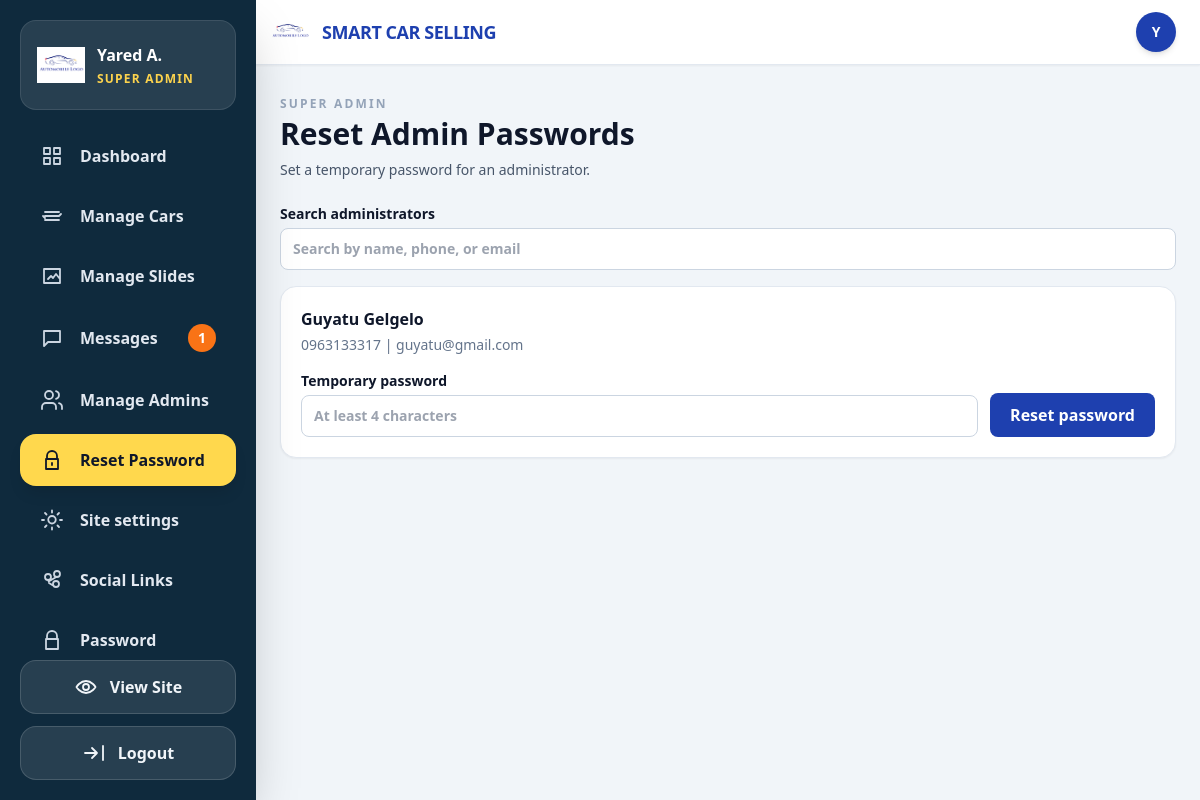
The page /admin/admin_password_reset.php (signed in) on the database its author committed.
### tables this page shows
CREATE TABLE IF NOT EXISTS `users` (
  `id` int(11) NOT NULL AUTO_INCREMENT,
  `username` varchar(50) NOT NULL,
  `password` varchar(255) NOT NULL,
  `role` enum('super_admin','admin','user') DEFAULT 'admin',
  `created_at` datetime DEFAULT current_timestamp(),
  `email` varchar(100) NOT NULL DEFAULT '',
  `name` varchar(100) NOT NULL DEFAULT '',
  `phone` varchar(20) DEFAULT NULL,
  `force_password_change` tinyint(1) NOT NULL DEFAULT 0,
  PRIMARY KEY (`id`)
);

### site_settings.php (called while the page is built, shortened)
<?php
function get_site_settings(PDO $pdo): array
{
    $defaults = [
        'site_name' => 'Smart Car Selling',
        'tagline' => 'Premium Used Cars',
        'logo_path' => 'car.png',
        'contact_phone' => '',
        'contact_email' => '',
        'address' => '',
        'primary_color' => '#1E40AF',
        'accent_color' => '#F59E0B',
        'header_color' => '#F3F4F6',
        'footer_color' => '#172554',
    ];
    $stmt = $pdo->query('SELECT setting_key, setting_value FROM site_settings');
    foreach ($stmt->fetchAll(PDO::FETCH_ASSOC) as $setting) {
        if (array_key_exists($setting['setting_key'], $defaults)) {
            $defaults[$setting['setting_key']] = $setting['setting_value'];
        }
    }
    return $defaults;
}

### admin/session.php (called while the page is built, shortened)
<?php
require_once __DIR__ . '/config.php';
$stmt = $pdo->prepare("SELECT id, name, email, phone, role, force_password_change FROM users WHERE id = ? AND role IN ('admin', 'super_admin')");
$stmt->execute([$_SESSION['admin_id']]);
$admin = $stmt->fetch(PDO::FETCH_ASSOC);
$displayName = !empty($admin['name'])
    ? $admin['name']
    : ($admin['email'] ?: $admin['phone']);
require_once __DIR__ . '/../site_settings.php';
$siteSettings = get_site_settings($pdo);
$adminLogoPath = '../' . ltrim($siteSettings['logo_path'], '/');

### admin/admin_password_reset.php (the view, shortened to what this page needs)
<?php
require_once __DIR__ . '/session.php';
$accounts = $pdo->query("SELECT id, name, email, phone FROM users WHERE role = 'admin' ORDER BY name, phone")->fetchAll(PDO::FETCH_ASSOC);
?>
<!DOCTYPE html>
<html lang="en">
<head>
  <script src="https://cdn.tailwindcss.com"></script>
</head>
<body class="min-h-screen bg-slate-100 text-slate-900">
<?php include __DIR__ . '/header.php'; ?>
<?php $activeSidebar = 'password_reset'; include __DIR__ . '/sidebar.php'; ?>
<main id="main-content" class="min-h-screen w-full pt-16 transition-all duration-300">
  <div class="mx-auto max-w-5xl px-4 py-8 sm:px-6">
    <div class="mb-6">
      <p class="text-xs font-bold uppercase tracking-[0.18em] text-slate-400">Super admin</p>
      <h1 class="mt-1 text-2xl font-bold sm:text-3xl">Reset Admin Passwords</h1>
      <p class="mt-2 text-sm text-slate-600">Set a temporary password for an administrator.</p>
    </div>
    <?php if ($accounts): ?>
      <label class="mb-4 block text-sm font-semibold">Search administrators
        <input type="search" id="admin-search" class="mt-1 w-full rounded-lg border border-slate-300 bg-white px-3 py-2.5" placeholder="Search by name, phone, or email">
      </label>
    <?php endif; ?>
    <div id="admin-account-list" class="space-y-4">
      <?php foreach ($accounts as $account): ?>
        <section class="admin-account rounded-2xl border border-slate-200 bg-white p-5 shadow-sm" data-search="<?= htmlspecialchars(mb_strtolower(implode(' ', array_filter([$account['name'], $account['phone'], $account['email']]))), ENT_QUOTES, 'UTF-8') ?>">
          <div class="mb-4">
            <h2 class="font-bold"><?= htmlspecialchars($account['name'] ?: $account['phone']) ?></h2>
            <p class="mt-1 text-sm text-slate-500"><?= htmlspecialchars($account['phone'] ?: '-') ?><?= $account['email'] ? ' | ' . htmlspecialchars($account['email']) : '' ?></p>
          </div>
          <form method="post" class="flex flex-col gap-3 sm:flex-row sm:items-end" data-confirm-title="Reset this password?" data-confirm-message="This will immediately replace the current password. The administrator will need to use the temporary password and change it after signing in." data-confirm-button="Reset password" data-confirm-style="primary">
            <label class="flex-1 text-sm font-semibold">Temporary password
              <input type="text" name="temporary_password" required minlength="4" autocomplete="off" class="mt-1 w-full rounded-lg border border-slate-300 px-3 py-2.5" placeholder="At least 4 characters">
            </label>
            <button type="submit" class="rounded-lg bg-primary px-5 py-2.5 font-bold text-white">Reset password</button>
          </form>
        </section>
      <?php endforeach; ?>
    </div>
  </div>
</main>
</body>
</html>

### admin/header.php (shortened to what this page needs)
<header class="fixed left-0 right-0 top-0 z-50 border-b border-slate-200 bg-white shadow-sm">
  <div class="flex h-16 w-full items-center justify-between px-2 lg:h-16">
    <div id="header-left" class="flex items-center transition-all duration-300">
      <a href="dashboard.php" class="ml-1 flex items-center gap-3">
        <img src="<?= htmlspecialchars($adminLogoPath, ENT_QUOTES, 'UTF-8') ?>" alt="Logo"
          class="h-10 w-10 object-contain">
        <span class="max-w-[42vw] truncate text-base font-bold uppercase tracking-tight text-primary lg:text-lg">
          <?= htmlspecialchars($siteSettings['site_name'], ENT_QUOTES, 'UTF-8') ?>
        </span>
      </a>
    </div>
    <div class="pr-3 text-slate-900">
      <div class="relative">
        <button id="profile-btn" class="rounded-full p-1 transition" aria-label="Open profile menu">
          <span class="flex h-10 w-10 items-center justify-center rounded-full bg-primary text-sm font-bold text-white shadow-md">
            <?= htmlspecialchars(strtoupper(substr($displayName, 0, 1)), ENT_QUOTES, 'UTF-8') ?>
          </span>
        </button>
      </div>
    </div>
  </div>
</header>

### admin/sidebar.php (shortened to what this page needs)
<?php
$unreadMessages = 0;
try {
    $unreadMessages = (int) $pdo->query("SELECT COUNT(*) FROM contact_messages WHERE is_read = 0")->fetchColumn();
} catch (Throwable $e) {
    $unreadMessages = 0;
}
$activeSidebar = $activeSidebar ?? '';
$nameParts = preg_split('/\s+/', trim((string) $displayName)) ?: [];
$firstName = $nameParts[0] ?? '';
$firstName = $firstName !== '' ? mb_strtoupper(mb_substr($firstName, 0, 1)) . mb_substr($firstName, 1) : 'Admin';
$shortName = $firstName;
if (isset($nameParts[1]) && trim($nameParts[1]) !== '') {
    $shortName .= ' ' . mb_strtoupper(mb_substr(trim($nameParts[1]), 0, 1)) . '.';
}
$navItems = [
    'dashboard' => ['Dashboard', 'dashboard.php', '<path stroke-linecap="round" stroke-linejoin="round" stroke-width="1.8" d="M4 4h6v6H4zm10 0h6v6h-6zM4 14h6v6H4zm10 0h6v6h-6z"/>'],
    'cars' => ['Manage Cars', 'cars.php', '<path stroke-linecap="round" stroke-linejoin="round" stroke-width="1.8" d="M5 12h14M5 8h14M5 16h14M3 12l2 2m14-2l2-2"/>'],
    'slides' => ['Manage Slides', 'hero_images.php', '<path stroke-linecap="round" stroke-linejoin="round" stroke-width="1.8" d="M4 5h16v14H4zm4 10l3-3 2 2 3-4 4 5"/>'],
    'messages' => ['Messages', 'messages.php', '<path stroke-linecap="round" stroke-linejoin="round" stroke-width="1.8" d="M4 5h16v11H8l-4 4V5z"/>'],
];
?>
<aside id="sidebar"
  class="fixed inset-y-0 left-0 z-50 flex w-64 -translate-x-full flex-col bg-[#0f2a3d] text-white shadow-2xl transition-transform duration-300 ease-in-out">
  <div class="mx-5 mt-5 flex items-center justify-between rounded-2xl border border-white/10 bg-white/10 px-4 py-5">
    <a href="dashboard.php" class="flex min-w-0 items-center gap-3 overflow-hidden">
      <img src="<?= htmlspecialchars($adminLogoPath, ENT_QUOTES, 'UTF-8') ?>" alt="Logo" class="h-12 w-12 flex-shrink-0 object-contain">
      <span class="min-w-0">
        <span class="block truncate text-base font-bold"><?= htmlspecialchars($shortName, ENT_QUOTES, 'UTF-8') ?></span>
        <span class="mt-1 block text-xs font-bold tracking-widest text-amber-300"><?= $admin['role'] === 'super_admin' ? 'SUPER ADMIN' : 'ADMIN' ?></span>
      </span>
    </a>
  </div>
  <nav class="mt-5 flex-1 overflow-y-auto px-5 pb-4">
    <ul class="space-y-2">
      <?php foreach ($navItems as $key => [$label, $href, $icon]): ?>
        <li>
          <a href="<?= htmlspecialchars($href, ENT_QUOTES, 'UTF-8') ?>"
            class="<?= $activeSidebar === $key
              ? 'flex items-center gap-4 rounded-2xl bg-[#FFD84D] px-5 py-3.5 text-base font-bold text-slate-900 shadow-lg'
              : 'flex items-center gap-4 rounded-xl px-5 py-3.5 text-base font-semibold text-slate-200 transition hover:bg-white/10 hover:text-white' ?>">
            <svg class="h-6 w-6 <?= $activeSidebar === $key ? '' : 'text-slate-300' ?>" fill="none" stroke="currentColor" viewBox="0 0 24 24"><?= $icon ?></svg>
            <span><?= htmlspecialchars($label, ENT_QUOTES, 'UTF-8') ?></span>
            <?php if ($key === 'messages' && $unreadMessages > 0): ?>
              <span class="ml-auto flex h-7 w-7 items-center justify-center rounded-full bg-orange-500 text-sm text-white"><?= $unreadMessages ?></span>
            <?php endif; ?>
          </a>
        </li>
      <?php endforeach; ?>
      <?php if ($admin['role'] === 'super_admin'): ?>
        <li>
          <a href="admin_accounts.php" class="<?= $activeSidebar === 'admins'
            ? 'flex items-center gap-4 rounded-2xl bg-[#FFD84D] px-5 py-3.5 text-base font-bold text-slate-900 shadow-lg'
            : 'flex items-center gap-4 rounded-xl px-5 py-3.5 text-base font-semibold text-slate-200 transition hover:bg-white/10 hover:text-white' ?>">
            <svg class="h-6 w-6 <?= $activeSidebar === 'admins' ? '' : 'text-slate-300' ?>" fill="none" stroke="currentColor" viewBox="0 0 24 24"><path stroke-linecap="round" stroke-linejoin="round" stroke-width="1.8" d="M16 21v-2a4 4 0 00-4-4H6a4 4 0 00-4 4v2m7-10a4 4 0 100-8 4 4 0 000 8zm13 10v-2a4 4 0 00-3-3.87M16 3.13a4 4 0 010 7.75"/></svg>
            Manage Admins
          </a>
        </li>
        <li>
          <a href="admin_password_reset.php" class="<?= $activeSidebar === 'password_reset'
            ? 'flex items-center gap-4 rounded-2xl bg-[#FFD84D] px-5 py-3.5 text-base font-bold text-slate-900 shadow-lg'
            : 'flex items-center gap-4 rounded-xl px-5 py-3.5 text-base font-semibold text-slate-200 transition hover:bg-white/10 hover:text-white' ?>">
            <svg class="h-6 w-6 <?= $activeSidebar === 'password_reset' ? '' : 'text-slate-300' ?>" fill="none" stroke="currentColor" viewBox="0 0 24 24"><path stroke-linecap="round" stroke-linejoin="round" stroke-width="1.8" d="M7 11V8a5 5 0 0110 0v3m-11 0h12v10H6V11zm6 4v2"/></svg>
            Reset Password
          </a>
        </li>
        <li>
          <a href="settings.php" class="<?= $activeSidebar === 'settings'
            ? 'flex items-center gap-4 rounded-2xl bg-[#FFD84D] px-5 py-3.5 text-base font-bold text-slate-900 shadow-lg'
            : 'flex items-center gap-4 rounded-xl px-5 py-3.5 text-base font-semibold text-slate-200 transition hover:bg-white/10 hover:text-white' ?>">
            <svg class="h-6 w-6 <?= $activeSidebar === 'settings' ? '' : 'text-slate-300' ?>" fill="none" stroke="currentColor" viewBox="0 0 24 24"><path stroke-linecap="round" stroke-linejoin="round" stroke-width="1.8" d="M12 15.5A3.5 3.5 0 1012 8a3.5 3.5 0 000 7.5zm0-13v2m0 15v2m10-9.5h-2m-16 0H2m17-7l-1.5 1.5M6.5 17.5L5 19m14 0l-1.5-1.5M6.5 6.5L5 5"/></svg>
            Site settings
          </a>
        </li>
        <li>
          <a href="social_links.php" class="<?= $activeSidebar === 'social'
            ? 'flex items-center gap-4 rounded-2xl bg-[#FFD84D] px-5 py-3.5 text-base font-bold text-slate-900 shadow-lg'
            : 'flex items-center gap-4 rounded-xl px-5 py-3.5 text-base font-semibold text-slate-200 transition hover:bg-white/10 hover:text-white' ?>">
            <svg class="h-6 w-6 <?= $activeSidebar === 'social' ? '' : 'text-slate-300' ?>" fill="none" stroke="currentColor" viewBox="0 0 24 24"><path stroke-linecap="round" stroke-linejoin="round" stroke-width="1.8" d="M8.6 13.5l6.8-4M9 15l6.5 4M8 12a3 3 0 100-6 3 3 0 000 6zm9-3a3 3 0 100-6 3 3 0 000 6zm-1 10a3 3 0 100-6 3 3 0 000 6z"/></svg>
            Social Links
          </a>
        </li>
      <?php endif; ?>
      <li>
        <a href="change_password.php" class="<?= $activeSidebar === 'password'
          ? 'flex items-center gap-4 rounded-2xl bg-[#FFD84D] px-5 py-3.5 text-base font-bold text-slate-900 shadow-lg'
          : 'flex items-center gap-4 rounded-xl px-5 py-3.5 text-base font-semibold text-slate-200 transition hover:bg-white/10 hover:text-white' ?>">
          <svg class="h-6 w-6 <?= $activeSidebar === 'password' ? '' : 'text-slate-300' ?>" fill="none" stroke="currentColor" viewBox="0 0 24 24"><path stroke-linecap="round" stroke-linejoin="round" stroke-width="1.8" d="M7 11V8a5 5 0 0110 0v3m-11 0h12v10H6V11z"/></svg>
          Password
        </a>
      </li>
    </ul>
  </nav>
  <div class="space-y-3 px-5 pb-5">
    <a href="../index.php" target="_blank" rel="noopener noreferrer"
      class="flex items-center justify-center gap-3 rounded-2xl border border-white/15 bg-white/10 py-3.5 text-base font-bold text-slate-100 transition hover:bg-white/15">
      <svg class="h-6 w-6" fill="none" stroke="currentColor" viewBox="0 0 24 24"><path stroke-linecap="round" stroke-linejoin="round" stroke-width="1.8" d="M2.5 12s3.5-6 9.5-6 9.5 6 9.5 6-3.5 6-9.5 6-9.5-6-9.5-6zm9.5 3a3 3 0 100-6 3 3 0 000 6z"/></svg>
      View Site
    </a>
    <form action="logout.php" method="POST" data-confirm-title="Log out?" data-confirm-message="Are you sure you want to log out of the admin panel?" data-confirm-button="Log out">
      <button type="submit"
        class="flex w-full items-center justify-center gap-3 rounded-2xl border border-white/15 bg-white/10 py-3.5 text-base font-bold text-slate-100 transition hover:border-red-400/40 hover:bg-red-500/10">
        <svg class="h-6 w-6" fill="none" stroke="currentColor" viewBox="0 0 24 24"><path stroke-linecap="round" stroke-linejoin="round" stroke-width="1.8" d="M10 17l5-5-5-5m5 5H3m18 7V5"/></svg>
        Logout
      </button>
    </form>
  </div>
</aside>

### admin/header.php (style rules this page uses)
@media (min-width: 1024px) { #sidebar { transform: translateX(0) !important; } }
@media (min-width: 1024px) { #main-content { margin-left: 256px !important; width: calc(100% - 256px) !important; } }
@media (min-width: 1024px) { #header-left { margin-left: 258px !important; } }

### rows shown on the page
users: name "Y", name "Yared A."
users: name "Guyatu Gelgelo", phone "0963133317", email "guyatu@gmail.com"

### other values the page prints
$siteSettings['site_name'] "SMART CAR SELLING"
$label "Dashboard"
$label "Manage Cars"
$label "Manage Slides"
$label "Messages"
$unreadMessages "1"
